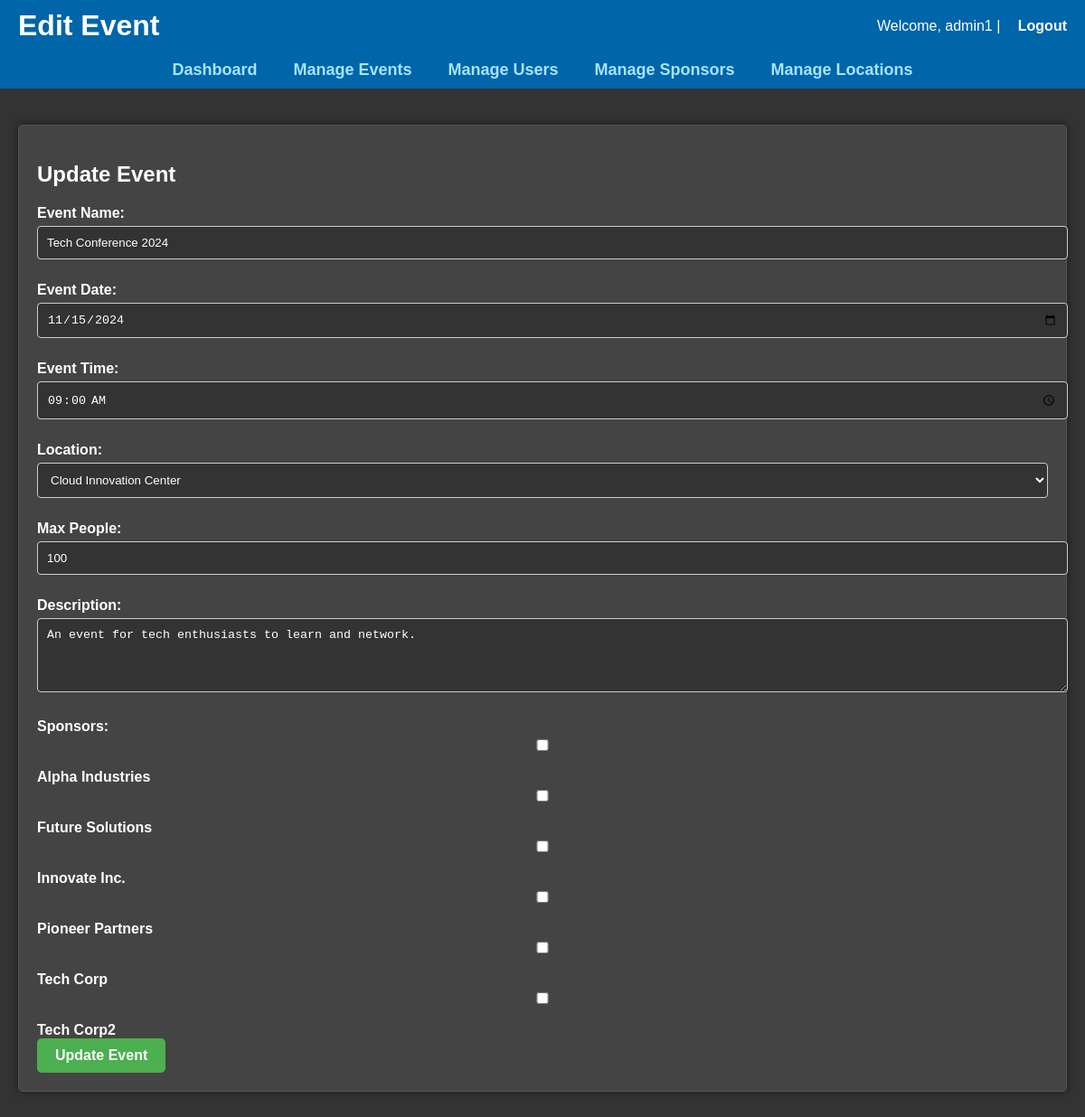
Page /admin/edit_event.php?id=9 (signed in) on the committed database.
### tables this page shows
CREATE TABLE `events` (
  `event_id` int(11) NOT NULL,
  `event_name` varchar(100) NOT NULL,
  `event_date` date NOT NULL,
  `event_time` time NOT NULL,
  `location` varchar(100) DEFAULT NULL,
  `description` text,
  `organizer_id` int(11) DEFAULT NULL,
  `location_id` int(11) DEFAULT NULL,
  `max_attendance` int(11) DEFAULT NULL
);

CREATE TABLE `sponsors` (
  `sponsor_id` int(11) NOT NULL,
  `sponsor_name` varchar(100) NOT NULL,
  `contact_person` varchar(100) DEFAULT NULL,
  `contact_email` varchar(100) DEFAULT NULL,
  `phone_number` varchar(20) DEFAULT NULL
);

### admin/edit_event.php (the view, shortened to what this page needs)
<?php
include '../config/db_connect.php';
$event = [
    'event_id' => '',
    'event_name' => '',
    'event_date' => '',
    'event_time' => '',
    'location_id' => null,
    'description' => '',
    'max_attendance' => '',
    'sponsors' => []
];
if (isset($_GET['id'])) {
    $event_id = $_GET['id'];
    $stmt = $conn->prepare("
        SELECT Events.*, event_sponsors.sponsor_id
        FROM Events
        LEFT JOIN event_sponsors ON Events.event_id = event_sponsors.event_id
        WHERE Events.event_id = ?
    ");
    $stmt->bind_param("i", $event_id);
    $stmt->execute();
    $result = $stmt->get_result();
    if ($result->num_rows > 0) {
        $event = $result->fetch_assoc();
        $event['sponsors'] = [];
    } else {
        echo "No event found with the provided ID.";
        exit;
    }
} else {
    echo "Event ID not provided.";
    exit;
}
$sponsors = $conn->query("SELECT sponsor_id, sponsor_name FROM Sponsors ORDER BY sponsor_name ASC");
$locations = $conn->query("SELECT location_id, location_name FROM Locations ORDER BY location_name ASC");
?>
<!DOCTYPE html>
<html lang="en">
<head>
    <link rel="stylesheet" href="../assets/css/style2.css">
</head>
<body>
    <header>
        <h1>Edit Event</h1>
        <p>Welcome, <?php echo htmlspecialchars($_SESSION['username']); ?> | <a href="/auth/logout.php">Logout</a></p>
    </header>
    <nav>
        <a href="/admin/admin.php">Dashboard</a>
        <a href="/admin/admin_events.php">Manage Events</a>
        <a href="/admin/admin_users.php">Manage Users</a>
        <a href="/admin/admin_sponsors.php">Manage Sponsors</a>
        <a href="/admin/admin_locations.php">Manage Locations</a>
    </nav>
    <div class="container">
        <div class="section">
            <h2>Update Event</h2>
            <form action="edit_event.php?id=<?php echo $event['event_id']; ?>" method="POST">
                <label for="event_name">Event Name:</label>
                <input type="text" id="event_name" name="event_name" value="<?php echo htmlspecialchars($event['event_name']); ?>" required>
                <label for="event_date">Event Date:</label>
                <input type="date" id="event_date" name="event_date" value="<?php echo $event['event_date']; ?>" required>
                <label for="event_time">Event Time:</label>
                <input type="time" id="event_time" name="event_time" value="<?php echo $event['event_time']; ?>" required>
                <label for="location_id">Location:</label>
                <select id="location_id" name="location_id" required>
                    <?php while ($location = $locations->fetch_assoc()): ?>
                        <option value="<?php echo $location['location_id']; ?>" <?php echo ($event['location_id'] == $location['location_id']) ? 'selected' : ''; ?>>
                            <?php echo htmlspecialchars($location['location_name']); ?>
                        </option>
                    <?php endwhile; ?>
                </select>
                <label for="max_attendance">Max People:</label>
                <input type="number" id="max_attendance" name="max_attendance" value="<?php echo htmlspecialchars($event['max_attendance']); ?>" required>
                <label for="description">Description:</label>
                <textarea id="description" name="description" rows="4" required><?php echo htmlspecialchars($event['description']); ?></textarea>
                <label for="sponsor_id">Sponsors:</label>
                <?php if ($sponsors->num_rows > 0): ?>
                    <?php while ($sponsor = $sponsors->fetch_assoc()): ?>
                        <div>
                            <input type="checkbox" id="sponsor_<?php echo $sponsor['sponsor_id']; ?>" name="sponsor_id[]" value="<?php echo $sponsor['sponsor_id']; ?>" <?php echo in_array($sponsor['sponsor_id'], $event['sponsors']) ? 'checked' : ''; ?>>
                            <label for="sponsor_<?php echo $sponsor['sponsor_id']; ?>"><?php echo htmlspecialchars($sponsor['sponsor_name']); ?></label>
                        </div>
                    <?php endwhile; ?>
                <?php endif; ?>
                <button type="submit">Update Event</button>
            </form>
        </div>
    </div>
</body>
</html>

### assets/css/style2.css (style rules this page uses)
body { font-family: Arial, sans-serif; margin: 0; padding: 0; background-color: #2b2b2b; color: #ffffff; }
header { background-color: #00bcd4; color: #ffffff; padding: 15px; text-align: center; }
nav { display: flex; justify-content: center; background-color: #0097a7; padding: 10px; }
nav a { color: #ffffff; margin: 0 15px; text-decoration: none; font-weight: bold; }
.container { padding: 20px; }
.section { margin-bottom: 30px; background-color: #333333; padding: 15px; border-radius: 5px; box-shadow: 0 0 10px rgba(0, 0, 0, 0.5); }
h1 { color: #ffffff; }
h2 { color: #ffffff; }
label { font-weight: bold; color: #ffffff; }
input, select, textarea { width: 100%; padding: 10px; margin: 5px 0 10px; border-radius: 5px; border: 1px solid #555555; background-color: #444444; color: #ffffff; }
button { background-color: #00bcd4; color: #ffffff; padding: 10px 20px; border: none; border-radius: 5px; cursor: pointer; font-size: 16px; transition: background-color 0.3s; }

### admin/edit_event.php (style rules this page uses)
header { background-color: #0065a9; color: white; padding: 10px 20px; display: flex; justify-content: space-between; align-items: center; }
header h1 { margin: 0; }
header p { margin: 0; }
header a { color: white; text-decoration: none; font-weight: bold; margin-left: 15px; }
nav { background-color: #0065a9; display: flex; justify-content: center; padding: 10px 0; }
nav a { color: #A7E4FF; font-weight: bold; margin: 0 20px; text-decoration: none; font-size: 18px; }
.container { padding: 20px; background-color: #333333; }
.section { margin: 20px 0; padding: 20px; border: 1px solid #555555; border-radius: 5px; background-color: #444444; }
label { display: block; margin-top: 10px; font-weight: bold; color: #ffffff; }
input[type="text"], input[type="date"], input[type="time"], input[type="number"], textarea, select { width: 100%; padding: 10px; margin-top: 5px; margin-bottom: 15px; border: 1px solid #ccc; border-radius: 4px; background-color: #333333; color: #ffffff; }
button { padding: 10px 20px; background-color: #4caf50; color: #fff; border: none; border-radius: 5px; cursor: pointer; font-weight: bold; }

### rows in the picture
events: event_name "Tech Conference 2024", event_date "11/15/2024", event_time "09:00:00", max_attendance "100", description "An event for tech enthusiasts to learn and network."
sponsors: sponsor_name "Alpha Industries"
sponsors: sponsor_name "Future Solutions"
sponsors: sponsor_name "Innovate Inc."
sponsors: sponsor_name "Pioneer Partners"
sponsors: sponsor_name "Tech Corp"
sponsors: sponsor_name "Tech Corp2"

### other values in the picture
$_SESSION['username'] "admin1"
form field location_id "Cloud Innovation Center"
